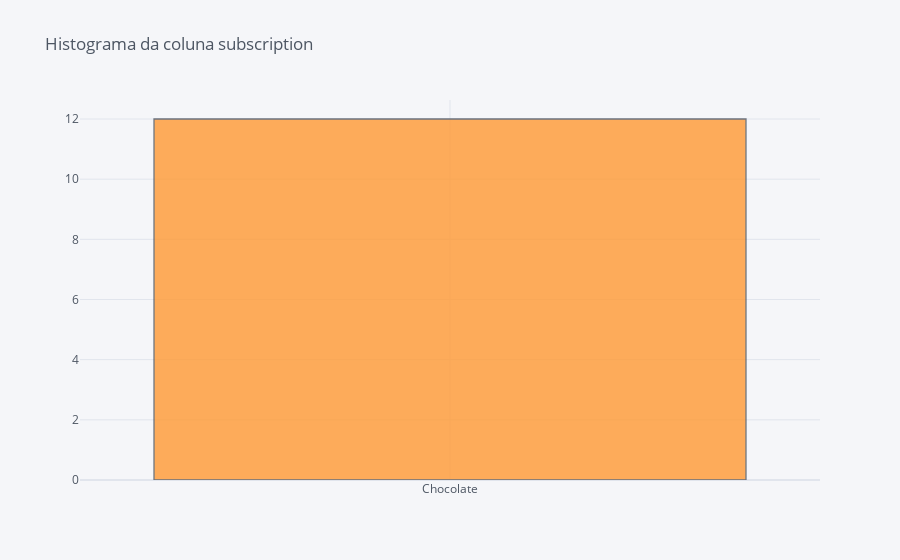

Write notebook code for a chart like this one.
### Code cell
cf.go_offline()
df['subscription'].iplot(kind='hist', bins=50, title='Histograma da coluna subscription')

### Figure 1 — Plotly figure (JSON) as saved in the notebook; plotly's stock layout.template omitted (floating-point values rounded to 4 significant figures)
{"data": [{"histfunc": "count", "histnorm": "", "marker": {"color": "rgba(255, 153, 51, 1.0)", "line": {"color": "#4D5663", "width": 1.3}}, "name": "subscription", "nbinsx": 50, "opacity": 0.8, "orientation": "v", "type": "histogram", "x": ["Chocolate", "Chocolate", "Chocolate", "Chocolate", "Chocolate", "Chocolate", "Chocolate", "Chocolate", "Chocolate", "Chocolate", "Chocolate", "Chocolate"]}], "layout": {"barmode": "overlay", "legend": {"bgcolor": "#F5F6F9", "font": {"color": "#4D5663"}}, "paper_bgcolor": "#F5F6F9", "plot_bgcolor": "#F5F6F9", "title": {"font": {"color": "#4D5663"}, "text": "Histograma da coluna subscription"}, "xaxis": {"gridcolor": "#E1E5ED", "showgrid": true, "tickfont": {"color": "#4D5663"}, "title": {"font": {"color": "#4D5663"}, "text": ""}, "zerolinecolor": "#E1E5ED"}, "yaxis": {"gridcolor": "#E1E5ED", "showgrid": true, "tickfont": {"color": "#4D5663"}, "title": {"font": {"color": "#4D5663"}, "text": ""}, "zerolinecolor": "#E1E5ED"}}}
